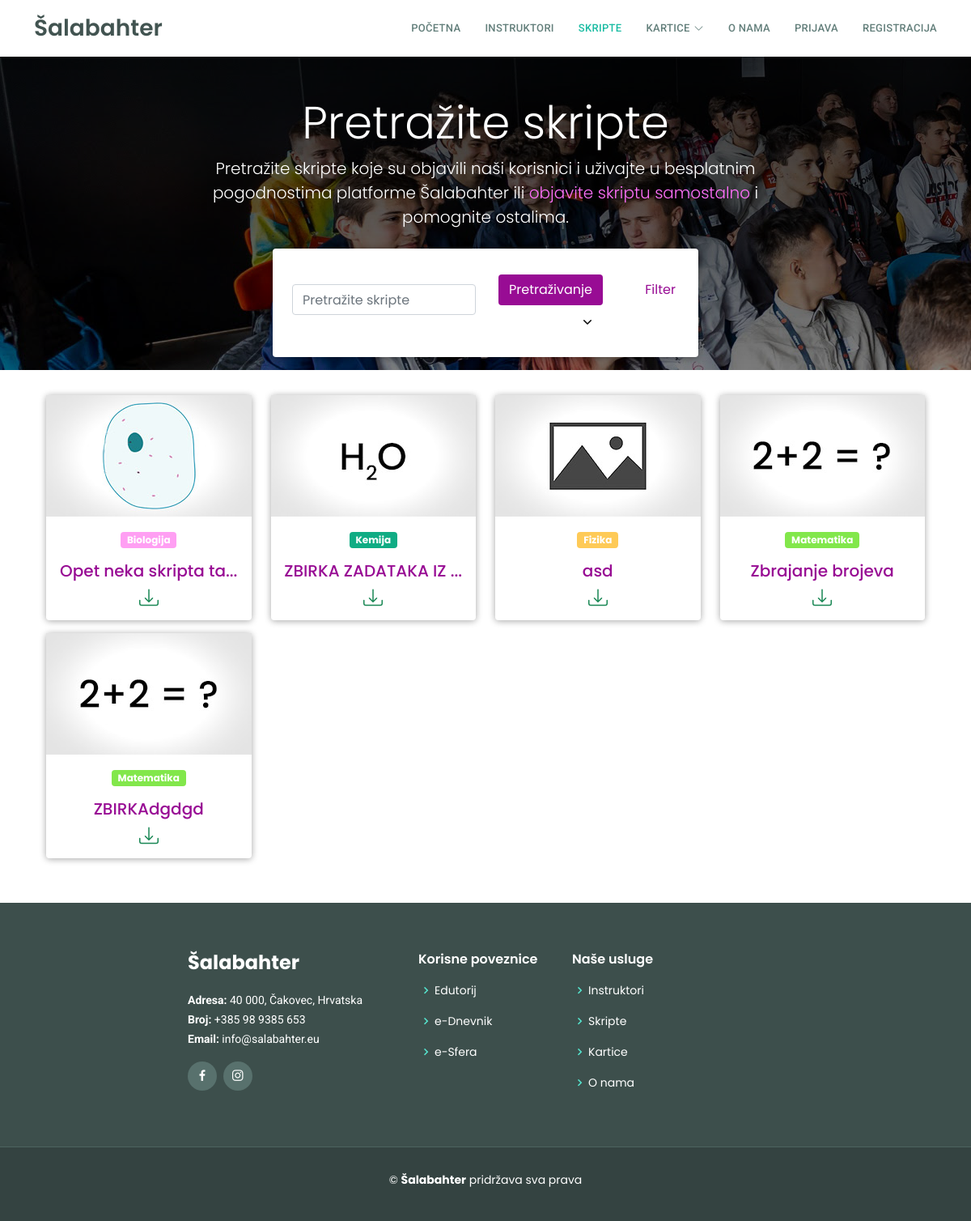
Before: /skripte/index.php with the older database file.
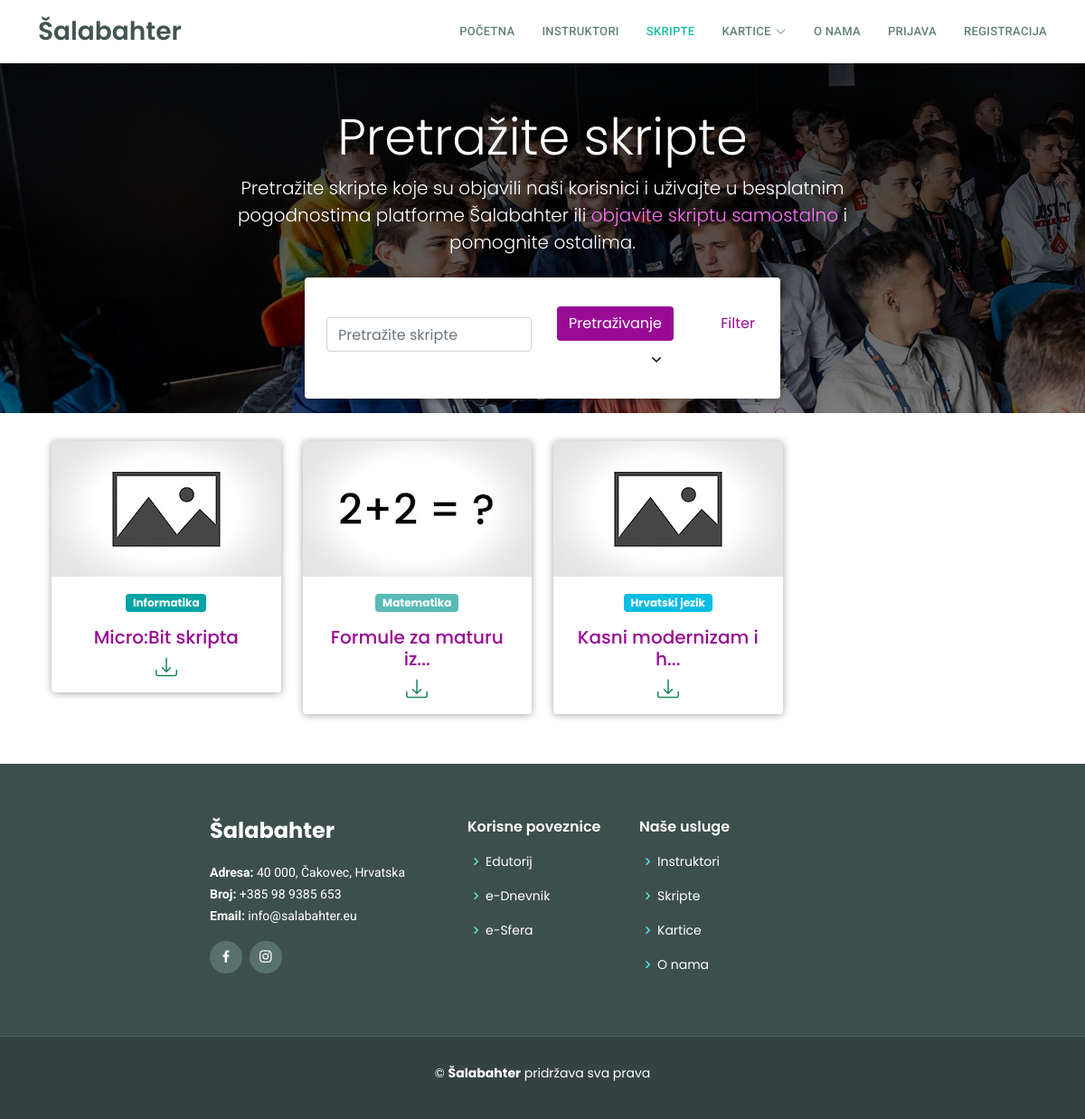
After: the same page with the newer database file.
### tables this page shows
CREATE TABLE `predmeti` (
  `predmet_id` int(11) NOT NULL,
  `naziv_predmeta` varchar(255) DEFAULT NULL,
  `predmet_boja` varchar(255) NOT NULL,
  `slika_predmeta` varchar(255) DEFAULT NULL
);

CREATE TABLE `skripte` (
  `skripta_id` int(11) NOT NULL,
  `predmet_id` int(11) NOT NULL,
  `naziv_skripte` varchar(255) NOT NULL,
  `opis_skripte` longtext NOT NULL,
  `broj_pregleda` int(11) NOT NULL,
  `datum_kreiranja` date NOT NULL,
  `skripta_putanja` varchar(255) NOT NULL,
  `korisnik_id` int(11) NOT NULL
);

### skripte/index.php (the view, shortened to what the changed rows need)
<?php
$con = require "../ukljucivanje/connection/spajanje.php";
include("../ukljucivanje/functions/funkcije.php");
if ($_SERVER["REQUEST_METHOD"] == "POST") {
    $searchTerm = $_POST["searchTerm"];
    $selectedSubject = $_POST["selectedSubject"];
    $sql = "SELECT skripte.*, predmeti.naziv_predmeta, predmeti.predmet_boja FROM skripte INNER JOIN predmeti ON skripte.predmet_id = predmeti.predmet_id WHERE 1=1";
    if (!empty($searchTerm)) {
        $sql .= " AND (skripte.naziv_skripte LIKE '%$searchTerm%' OR skripte.opis_skripte LIKE '%$searchTerm%' OR predmeti.naziv_predmeta LIKE '%$searchTerm%')";
    }
    if (!empty($selectedSubject)) {
        $sql .= " AND skripte.predmet_id = $selectedSubject";
    }
    $result = $con->query($sql);
} else {
    $sql = "SELECT * FROM skripte";
    $result = $con->query($sql);
}
?>
<!DOCTYPE html>
<html lang="hr">
<head>
    <link rel="stylesheet" href="https://cdnjs.cloudflare.com/ajax/libs/animate.css/4.1.1/animate.min.css" />
    <?php include '../assets/css/stiliranjeSporedno.php'; ?>
    <link href="../assets/css/nadzornaploca.css" rel="stylesheet">
    <link href="../assets/css/skripte.css" rel="stylesheet">
</head>
<body>
    <?php include '../ukljucivanje/header.php'; ?>
    <div class="justify-content-md-center mb-4">
        <div class="hero-section text-center" style="background: linear-gradient(rgba(0, 0, 0, 0.8), rgba(0, 0, 0, 0.5)), url(../assets/img/Lean-80.jpg); ">
            <div class="container ">
                <div class="row">
                    <div class="col-sm-8 mx-auto mt-5">
                        <h1 class="display-4 " style="color: #FFFFFF;">Pretražite skripte</h1>
                    </div>
                </div>
            </div>
        </div>
        <div class="container pt-2">
            <div class="main-body">
                <div class="row">
                    <div class="col">
                        <div class="row">
                            <?php
                            if (isset($result) > 0) :
                                while ($red = $result->fetch_assoc()) :
                                    $predmet_id = $red['predmet_id'];
                                    $predmetGrupe = "SELECT * FROM  predmeti WHERE predmet_id = $predmet_id";
                                    $rezultatPredmeta = $con->query($predmetGrupe);
                            ?>
                                    <div class="col-sm-3 mb-3 ">
                                        <a href="skripta.php?skripta_id=<?php echo $red["skripta_id"]; ?>">
                                            <div class="card">
                                                <?php
                                                while ($red2 = $rezultatPredmeta->fetch_assoc()) :
                                                    if ($red2['slika_predmeta'] != null) : ?>
                                                        <img src="<?php echo '../assets/img/predmeti/' . $red2["slika_predmeta"]; ?>" alt="Slika za <?php echo $red2["naziv_predmeta"]; ?>" style="width: 100%; height: 150px; object-fit: cover;">
                                                <?php else :
                                                        echo  '<img src="../assets/img/predmeti/novipredmet.jpg" style="width: 100%; height: 150px; object-fit: cover;">';
                                                    endif;
                                                endwhile;
                                                ?>
                                                <div class="card-body d-flex flex-column justify-content-between">
                                                    <div class="d-flex flex-column align-items-center text-center" style="height: 100%; display: flex; flex-direction: column; justify-content: space-between;">
                                                        <div>
                                                            <?php
                                                            $rezultatPredmeta->data_seek(0);
                                                            if ($rezultatPredmeta->num_rows > 0) :
                                                                while ($predmetRed = $rezultatPredmeta->fetch_assoc()) :
                                                                    $naziv_predmeta = $predmetRed['naziv_predmeta'];
                                                                    $predmetBoja = $predmetRed['predmet_boja'];
                                                            ?>
                                                                    <p class="badge " style="background-color: <?php echo $predmetBoja; ?>;"><?php echo $naziv_predmeta; ?></p>
                                                            <?php
                                                                endwhile;
                                                            endif;
                                                            ?>
                                                            <h5 class="card-title" style="color: #980c94;">
                                                                <?php echo (strlen($red["naziv_skripte"]) > 20) ? substr($red["naziv_skripte"], 0, 20) . '...' : $red["naziv_skripte"]; ?>
                                                            </h5>
                                                        </div>
                                                        <div class="row mt-auto">
                                                            <div class="col">
                                                                <a href="<?php echo $red["skripta_putanja"]; ?>" class="text-success" download></a>
                                                            </div>
                                                        </div>
                                                    </div>
                                                </div>
                                            </div>
                                        </a>
                                    </div>
                            <?php
                                endwhile;
                            else :
                                echo "<p class='col'>Nema rezultata.</p>";
                            endif;
                            ?>
                        </div>
                    </div>
                </div>
            </div>
        </div>
    </div>
</body>
</html>

Changed rows visible on the page:
removed skripte: naziv_skripte "Opet neka skripta ta"
no longer on this page (row unchanged): predmeti: slika_predmeta (picture), naziv_predmeta "Biologija"
removed skripte: naziv_skripte "ZBIRKA ZADATAKA IZ"
no longer on this page (row unchanged): predmeti: slika_predmeta (picture), naziv_predmeta "Kemija"
removed skripte: naziv_skripte "asd"
no longer on this page (row unchanged): predmeti: naziv_predmeta "Fizika"
removed skripte: naziv_skripte "Zbrajanje brojeva", predmeti (slika_predmeta (picture), naziv_predmeta "Matematika")
removed skripte: naziv_skripte "ZBIRKAdgdgd", predmeti (slika_predmeta (picture), naziv_predmeta "Matematika")
added skripte: naziv_skripte "Micro:Bit skripta"
now on this page (row unchanged): predmeti: naziv_predmeta "Informatika"
added skripte: naziv_skripte "Formule za maturu iz", predmeti (slika_predmeta (picture), naziv_predmeta "Matematika")
added skripte: naziv_skripte "Kasni modernizam i h"
now on this page (row unchanged): predmeti: naziv_predmeta "Hrvatski jezik"
